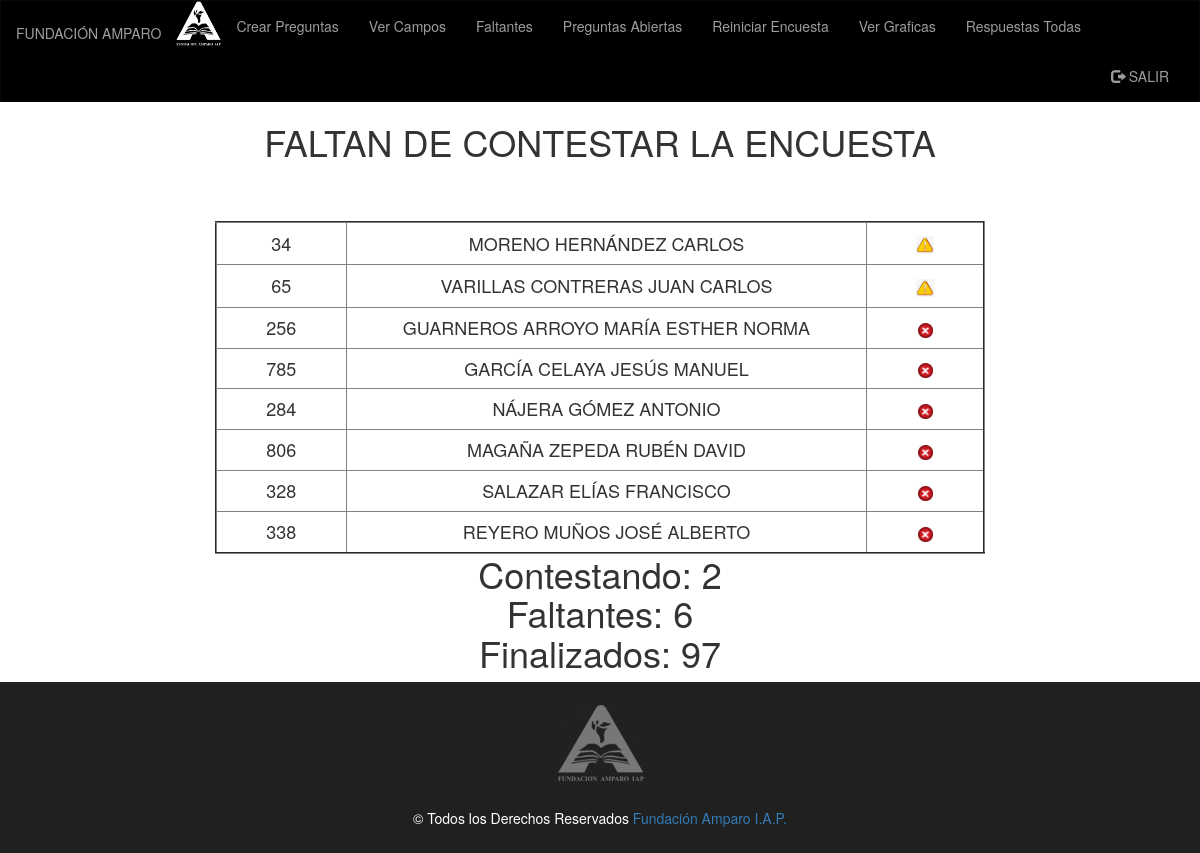
/administrador/faltantes.php (signed in), run on the app's committed database.
### tables this page shows
CREATE TABLE `empleados` (
  `id_empleado` int(11) NOT NULL,
  `nombre` varchar(40) NOT NULL,
  `puesto` varchar(200) NOT NULL,
  `contraseña` varchar(25) DEFAULT NULL,
  `ubicacion` varchar(40) DEFAULT NULL,
  `id_depto` int(11) DEFAULT NULL,
  `correo` varchar(200) DEFAULT NULL,
  `ID_departamento` varchar(80) NOT NULL,
  `ID_DEP` varchar(90) DEFAULT '0',
  `encuesta_terminada` int(11) DEFAULT '0',
  `id_jefe` int(11) DEFAULT NULL,
  `tipo` int(2) DEFAULT NULL,
  `id_coordinador` int(11) DEFAULT NULL
);

### administrador/BD.php (called while the page is built, shortened)
<?php
class BD
{
private $pdo;
public function __construct()
{
	$dbHost = 'localhost';
    $dbName = 'climalaboral';
    $dbUser = 'root';
    $dbPass = '';
		try {
		      $this->pdo = new PDO("mysql:host=$dbHost;dbname=$dbName;charset=utf8",
		                           $dbUser, $dbPass);
		      $this->pdo->setAttribute(PDO::ATTR_ERRMODE,PDO::ERRMODE_EXCEPTION);
		    } catch(Exception $e) {
		      echo $e->getMessage();
		    }
}
public function Contestados()
    {
      $sql = "Select count(*) AS cantidad FROM empleados where encuesta_terminada = 1";
      $query = $this->pdo->prepare($sql);
      $query->execute();
      $resultado = $query->fetch();
      return $resultado['cantidad'];
    }
public function Faltantes()
  {
    return $this->pdo->query("SELECT * FROM empleados WHERE encuesta_terminada = 0 OR encuesta_terminada = 2 order by encuesta_terminada desc");
  }
}
?>

### administrador/faltantes.php (the view, shortened to what this page needs)
<?php
require_once 'BD.php';
$BD = new BD();
if (isset($_SESSION['user2'])) {
?>
<!DOCTYPE html>
<html class="no-js">
  <head>
  <link rel="stylesheet" href="https://maxcdn.bootstrapcdn.com/bootstrap/3.3.7/css/bootstrap.min.css">
  </head>
  <body>
  <nav class="navbar navbar-inverse">
  <div class="container-fluid">
    <div class="navbar-header">
      <a class="navbar-brand" href="inicio.php"><h5>FUNDACIÓN AMPARO</h5></a><img src="img/amparo.png" width="45px" height="45px">
    </div>
    <div class="collapse navbar-collapse" id="myNavbar">
      <ul class="nav navbar-nav">
        <li><a href="crearEncuesta.php">Crear Preguntas</a></li>
        <li><a href="verCampos.php">Ver Campos</a></li>
        <li><a href="faltantes.php">Faltantes</a></li>
        <li><a href="preabierta.php">Preguntas Abiertas</a></li>
        <li><a href="reiniciar.php">Reiniciar  Encuesta</a></li>
        <li><a href="Bloques/index2.php">Ver Graficas</a></li>
        <li><a href="pdfAll.php">Respuestas Todas</a></li>
      </ul>
      <ul class="nav navbar-nav navbar-right">
        <li><a href="cerrar_sesion.php"><span class="glyphicon glyphicon-log-out"></span> SALIR</a></li>
      </ul>
    </div>
  </div>
</nav>
<body>
    <div class="container-fluid text-center">
    <div class="row content">
      <div class="col-sm-2 sidenav">
      </div>
      <div class="col-sm-8 text-center">
        <h1>FALTAN DE CONTESTAR LA ENCUESTA<h1>
        <?php
                  echo '<center><table border=2px> ';
            $con = 0;
            $con2 = 0;
            $faltan = $BD->Faltantes();
            $contestados = $BD->Contestados();
            foreach ($faltan as $row) {
                            echo'<tr >';
                            echo '<td width="10%" ALIGN="center">'.
                            '<h4>'.$row['id_empleado'].'</td><td width="40%" ALIGN="center"><h4>'.$row['nombre'].'<h4>'.'</td>';
                            if ($row['encuesta_terminada'] == 0) {
                              $con2++;
                              echo '<td width="9%" ALIGN="center">'.
                            '<h4>'.'<img src="rechazo.png" alt=15px height=15px>'.'<h4>'.'</td>'.'&nbsp;&nbsp;&nbsp;';
                            }
                            else{
                                $con++;
                              echo '<td width="9%" ALIGN="center">'.
                            '<h4>'.'<img src="advertencia.jpg" alt=18px height=18px>'.'<h4>'.'</td>'.'&nbsp;&nbsp;&nbsp;';
                            }
                            echo "</tr>";
               }
               echo "</table></center>";
               echo "Contestando: ".$con."<br>";
               echo "Faltantes: ".$con2."<br>";
               echo "Finalizados: ".$contestados;
        ?>
      </div>
      <div class="col-sm-2 sidenav">
      </div>
    </div>
  </div>
<footer class="container-fluid text-center">
  <img src="img/logo_fa.png"><br><br>
  <p>© Todos los Derechos Reservados <a href="http://www.fundacionamparo.com" target="_blank">Fundación Amparo I.A.P.</a></p>
</footer>
</body>
</html>
<?php
}else{
    header("Location: index.html");
}
?>

### administrador/faltantes.php (style rules this page uses)
.navbar { margin-bottom: 0; border-radius: 0; background-color: black; }
.row.content { height: 450px }
.sidenav { padding-top: 20px; background-color: white; height: 100%; }
footer { background-color: #20211F; color: white; padding: 15px; }

### data on the page
empleados: id_empleado "34", nombre "MORENO HERNÁNDEZ CARLOS"
empleados: id_empleado "65", nombre "VARILLAS CONTRERAS JUAN CARLOS"
empleados: id_empleado "256", nombre "GUARNEROS ARROYO MARÍA ESTHER NORMA", encuesta_terminada 0 (drawn)
empleados: id_empleado "785", nombre "GARCÍA CELAYA JESÚS MANUEL", encuesta_terminada 0 (drawn)
empleados: id_empleado "284", nombre "NÁJERA GÓMEZ ANTONIO", encuesta_terminada 0 (drawn)
empleados: id_empleado "806", nombre "MAGAÑA ZEPEDA RUBÉN DAVID", encuesta_terminada 0 (drawn)
empleados: id_empleado "328", nombre "SALAZAR ELÍAS FRANCISCO", encuesta_terminada 0 (drawn)
empleados: id_empleado "338", nombre "REYERO MUÑOS JOSÉ ALBERTO", encuesta_terminada 0 (drawn)

### other printed values
$con "2"
$con2 "6"
$contestados "97"
